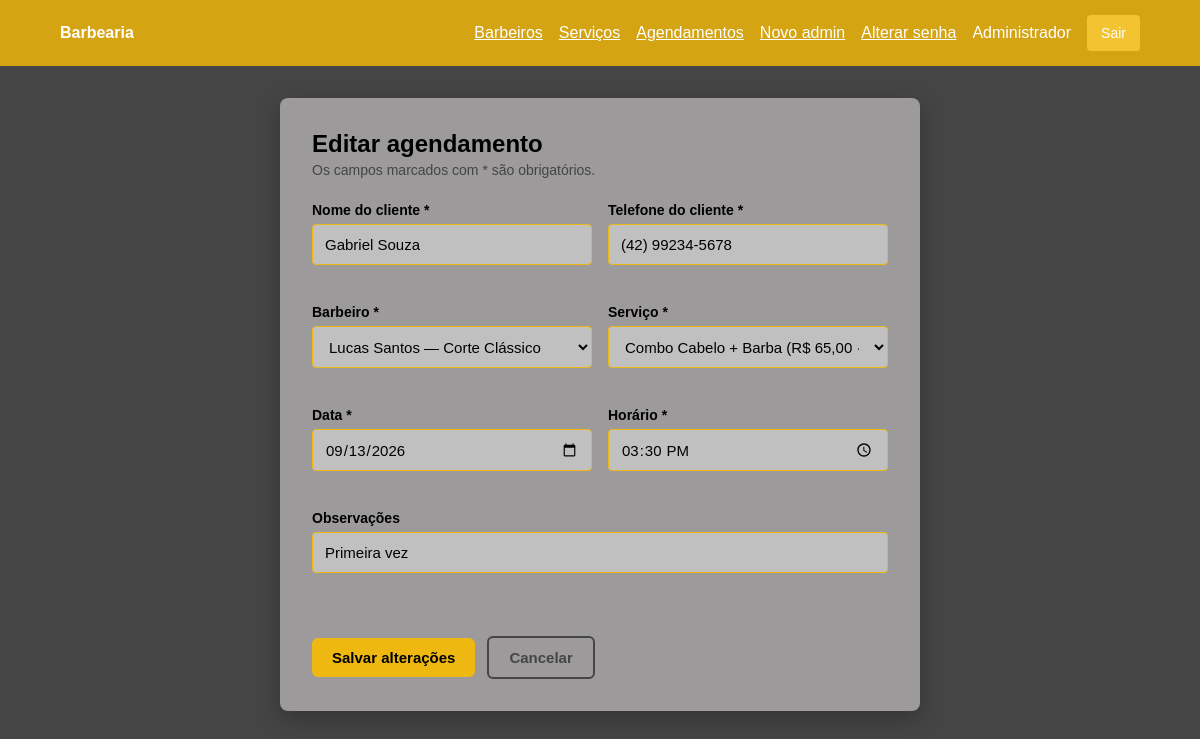
The app's page /index.php?r=agendamentos/2/editar (signed in) with its own data.
### tables this page shows
CREATE TABLE agendamentos (
  id BIGINT UNSIGNED AUTO_INCREMENT PRIMARY KEY,
  cliente_nome VARCHAR(120) NOT NULL,
  cliente_telefone VARCHAR(20) NOT NULL,
  barbeiro_id BIGINT UNSIGNED NOT NULL,
  servico_id BIGINT UNSIGNED NOT NULL,
  data_hora DATETIME NOT NULL,
  observacoes VARCHAR(255) NULL,
  criado_em DATETIME NOT NULL DEFAULT CURRENT_TIMESTAMP,
  atualizado_em DATETIME NOT NULL DEFAULT CURRENT_TIMESTAMP ON UPDATE CURRENT_TIMESTAMP,
  CONSTRAINT fk_agendamento_barbeiro FOREIGN KEY (barbeiro_id) REFERENCES barbeiros(id) ON DELETE CASCADE,
  CONSTRAINT fk_agendamento_servico FOREIGN KEY (servico_id) REFERENCES servicos(id) ON DELETE CASCADE
);

CREATE TABLE barbeiros (
  id BIGINT UNSIGNED AUTO_INCREMENT PRIMARY KEY,
  nome VARCHAR(120) NOT NULL,
  telefone VARCHAR(20) NOT NULL,
  email VARCHAR(150) NULL UNIQUE,
  especialidade VARCHAR(150) NULL,
  ativo TINYINT(1) NOT NULL DEFAULT 1,
  criado_em DATETIME NOT NULL DEFAULT CURRENT_TIMESTAMP,
  atualizado_em DATETIME NOT NULL DEFAULT CURRENT_TIMESTAMP ON UPDATE CURRENT_TIMESTAMP
);

CREATE TABLE servicos (
  id BIGINT UNSIGNED AUTO_INCREMENT PRIMARY KEY,
  nome VARCHAR(120) NOT NULL,
  preco DECIMAL(10,2) NOT NULL DEFAULT 0.00,
  duracao INT UNSIGNED NOT NULL DEFAULT 30,
  status TINYINT(1) NOT NULL DEFAULT 1,
  criado_em DATETIME NOT NULL DEFAULT CURRENT_TIMESTAMP,
  atualizado_em DATETIME NOT NULL DEFAULT CURRENT_TIMESTAMP ON UPDATE CURRENT_TIMESTAMP
);

### app/Core/view.php (called while the page is built, shortened)
<?php
function view(string $name, array $data = []): void
{
    extract($data, EXTR_SKIP);
    require __DIR__ . '/../Views/' . $name . '.php';
}

### app/Controllers/AgendamentoController.php (called while the page is built, shortened)
<?php
final class AgendamentoController
{
    public function edit(int $id): void
    {
        $agendamento = $this->agendamentos->find($id);
        view('agendamentos/form', [
            'agendamento' => $agendamento,
            'barbeiros' => $this->barbeiros->all(),
            'servicos' => $this->servicos->all(),
            'titulo' => 'Editar agendamento'
        ]);
    }
}

### app/Models/Agendamento.php (called while the page is built, shortened)
<?php
final class Agendamento
{
    public function find(int $id): ?object
    {
        $stmt = $this->db->prepare(
            'SELECT a.*, b.nome AS barbeiro_nome, s.nome AS servico_nome
             FROM agendamentos a
             INNER JOIN barbeiros b ON a.barbeiro_id = b.id
             INNER JOIN servicos s ON a.servico_id = s.id
             WHERE a.id = ?'
        );
        $stmt->execute([$id]);
        return $stmt->fetch() ?: null;
    }
}

### app/Core/helpers.php (called while the page is built, shortened)
<?php
function url(string $route = ''): string
{
    return 'index.php?r=' . rawurlencode($route);
}
function e(?string $value): string
{
    return htmlspecialchars((string)$value, ENT_QUOTES, 'UTF-8');
}

### app/Models/Barbeiro.php (called while the page is built, shortened)
<?php
final class Barbeiro
{
    public function all(): array
    {
        $query = $this->db->prepare('SELECT * FROM barbeiros ORDER BY nome');
        $query->execute();
        return $query->fetchAll();
    }
}

### app/Models/Servicos.php (called while the page is built, shortened)
<?php
final class Servicos
{
    public function all(): array
    {
        return $this->db->query('SELECT * FROM servicos ORDER BY nome')->fetchAll();
    }
}

### app/Views/agendamentos/form.php (the view, shortened to what this page needs)
<?php
require __DIR__ . '/../layout/header.php';
$editando = $agendamento !== null;
$dt = $editando && !empty($agendamento->data_hora) ? new DateTime($agendamento->data_hora) : new DateTime();
$dataValor = $dt->format('Y-m-d');
$horaValor = $dt->format('H:i');
?>
<form class="form-card" method="post"
      action="<?= url($editando ? 'agendamentos/' . $agendamento->id . '/atualizar' : 'agendamentos') ?>" data-validar novalidate>
    <h1 class="form-titulo"><?= e($titulo) ?></h1>
    <p class="form-subtitulo">Os campos marcados com * são obrigatórios.</p>
    <div class="form-grid">
        <div class="campo">
            <label for="cliente_nome">Nome do cliente *</label>
            <input id="cliente_nome" name="cliente_nome" maxlength="120" required autocomplete="off"
                   value="<?= e($agendamento->cliente_nome ?? '') ?>">
            <small class="campo-erro"></small>
        </div>
        <div class="campo">
            <label for="cliente_telefone">Telefone do cliente *</label>
            <input id="cliente_telefone" name="cliente_telefone" class="telefone" maxlength="15" inputmode="numeric" required
                   pattern="\(\d{2}\) \d{5}-\d{4}" placeholder="(47) 91234-5678"
                   data-erro-padrao="Use o formato (47) 91234-5678."
                   value="<?= e($agendamento->cliente_telefone ?? '') ?>">
            <small class="campo-erro"></small>
        </div>
        <div class="campo">
            <label for="barbeiro_id">Barbeiro *</label>
            <select id="barbeiro_id" name="barbeiro_id" required>
                <?php foreach ($barbeiros as $b): ?>
                    <option value="<?= (int)$b->id ?>" <?= ($editando && (int)$agendamento->barbeiro_id === (int)$b->id) ? 'selected' : '' ?>>
                        <?= e($b->nome) ?><?= !empty($b->especialidade) ? ' — ' . e($b->especialidade) : '' ?>
                    </option>
                <?php endforeach; ?>
            </select>
            <small class="campo-erro"></small>
        </div>
        <div class="campo">
            <label for="servico_id">Serviço *</label>
            <select id="servico_id" name="servico_id" required>
                <?php foreach ($servicos as $s): ?>
                    <option value="<?= (int)$s->id ?>" <?= ($editando && (int)$agendamento->servico_id === (int)$s->id) ? 'selected' : '' ?>>
                        <?= e($s->nome) ?> (R$ <?= number_format((float)$s->preco, 2, ',', '.') ?> · <?= (int)$s->duracao ?> min)
                    </option>
                <?php endforeach; ?>
            </select>
            <small class="campo-erro"></small>
        </div>
        <div class="campo">
            <label for="data">Data *</label>
            <input id="data" name="data" type="date" required value="<?= e($dataValor) ?>">
            <small class="campo-erro"></small>
        </div>
        <div class="campo">
            <label for="hora">Horário *</label>
            <input id="hora" name="hora" type="time" required value="<?= e($horaValor) ?>">
            <small class="campo-erro"></small>
        </div>
        <div class="campo cheio">
            <label for="observacoes">Observações</label>
            <input id="observacoes" name="observacoes" maxlength="255" placeholder="Opcional" autocomplete="off"
                   value="<?= e($agendamento->observacoes ?? '') ?>">
            <small class="campo-erro"></small>
        </div>
    </div>
    <div class="form-acoes">
        <button type="submit" class="btn-cta" data-enviando="Salvando...">
            <span><?= $editando ? 'Salvar alterações' : 'Agendar horário' ?></span>
        </button>
        <a class="btn-secundario" href="<?= url('agendamentos') ?>">Cancelar</a>
    </div>
</form>
<?php require __DIR__ . '/../layout/footer.php'; ?>

### assets/style.css (style rules this page uses)
* { box-sizing: border-box }
:root { --cinza: #9c9a9a; --cinza-claro: #C0C0C0; --cinza-escuro: #454546; --dourado: #d4a413; --amarelo: #efb810; --amarelo-claro: #f3c332; --preto: #000000; --erro: #b6432f; }
body { margin: 0; background: var(--cinza-escuro); font: 16px Arial, sans-serif; color: var(--preto); }
label { display: block; margin: 15px 0; font-weight: bold }
input, select, textarea { display: block; width: 100%; margin-top: 6px; padding: 10px; border: 1px solid #aaa; border-radius: 4px; font: inherit; background: #fff; color: var(--preto); }
button, .button { background: var(--amarelo-claro); color: var(--preto); border: 0; border-radius: 4px; padding: 10px 14px; cursor: pointer; text-decoration: none; font-size: 14px }
.campo { margin-bottom: 18px; }
.campo label { display: block; margin-bottom: 6px; font-weight: 600; font-size: 14px; }
.campo input, .campo select { width: 100%; padding: 11px 12px; border: 1px solid var(--amarelo); border-radius: 4px; background: var(--cinza-claro); color: var(--preto); font-size: 15px; transition: border-color .15s ease, box-shadow .15s ease; }
.campo-erro { display: block; min-height: 16px; margin-top: 5px; color: var(--erro); font-size: 13px; }
:root { --erro: #b6432f; --ok: #3f7d53; }
.btn-cta, .btn-secundario, .btn-perigo { display: inline-block; padding: 11px 20px; border-radius: 6px; font-size: 15px; font-weight: 700; text-decoration: none; cursor: pointer; transition: background-color .15s ease, transform .1s ease; }
.btn-cta { background: var(--amarelo); color: var(--preto); border: 0; }
.btn-secundario { background: transparent; color: var(--cinza-escuro); border: 2px solid var(--cinza-escuro); }
.form-card { width: 100%; max-width: 640px; margin: 0 auto; padding: 32px; background: var(--cinza); color: var(--preto); border-radius: 8px; box-shadow: 0 8px 24px rgba(0, 0, 0, .25); }
.form-titulo { margin: 0 0 4px; font-size: 24px; }
.form-subtitulo { margin: 0 0 24px; font-size: 14px; color: var(--cinza-escuro); }
.form-grid { display: grid; grid-template-columns: 1fr 1fr; gap: 0 16px; }
.form-grid .cheio { grid-column: 1 / -1; }
.form-card .campo label { margin-top: 0; }
.form-card .campo input, .form-card .campo select { margin-top: 0; }
.form-acoes { display: flex; flex-wrap: wrap; align-items: center; gap: 12px; margin-top: 24px; }
.campo select, .campo input[type="date"], .campo input[type="time"] { height: 42px; }

### records on screen
agendamentos: cliente_nome "Gabriel Souza", cliente_telefone "(42) 99234-5678", barbeiro_id "Lucas Santos — Corte Clássico", servico_id "Combo Cabelo + Barba (R$ 65,00 · 50 min)", data "09/13/2026", hora "15:30", observacoes "Primeira vez"

### other values on screen
$config['app_name'] "Barbearia"
Auth::user()['nome'] "Administrador"
$titulo "Editar agendamento"
